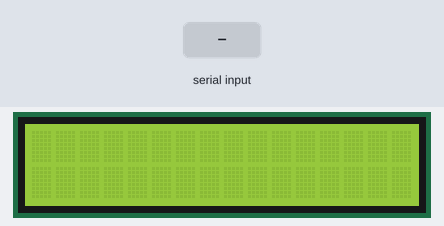
Simulated run of this sketch. Board: Arduino Uno, built with avr-gcc and run on an emulated ATmega328P. On the bench: 16×2 character LCD. The inputs (shaded band) are chosen by the test bench. What the sketch prints to the serial monitor is not drawn.

Above: at 1.2 s.
1.3 s: "1" received over the second serial link
At 1.6 s:
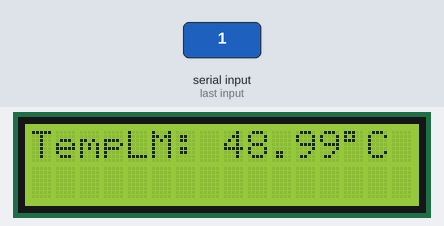
2.8 s: "0" received over the second serial link
At 4.0 s:
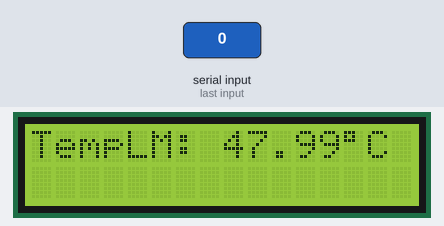
4.3 s: "2" received over the second serial link
At 5.1 s:
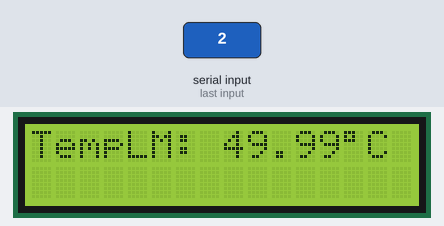
Timing chart, 0 to 7.3 s (numbered marks = the images above; inputs shaded):
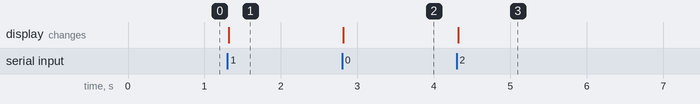

Measured:
- after the input at 1.3 s, the display: changes at once (image 1)
- after the input at 2.8 s, the display: changes at once (image 2)
- after the input at 4.3 s, the display: changes at once (image 3)

The sketch:

suart_lcd_nano.ino
```cpp
/*  Author: Arnob Karmokar
 *  ID: 16-01-05-055
 *  Created on 02 April 2019
 */
#include<SoftwareSerial.h>
#include<Wire.h>
#include<LiquidCrystal_I2C.h>
LiquidCrystal_I2C lcd(0x3F,16,2);
SoftwareSerial SUART(2,3);
float Temp;
void setup() {
  Serial.begin(9600);
  SUART.begin(9600);
  lcd.init();
  lcd.backlight();
}

void loop() {
  if(SUART.available())
  {
    lcd.clear();
    Serial.print("Received TempLM: ");
    Temp=SUART.read();
    Temp=Temp+SUART.read()/100.0;
    Serial.print(Temp);
    Serial.print("DegC");
    Serial.println("");
    lcd.setCursor(0,0);
    lcd.print("TempLM: ");
    lcd.print(Temp);
    lcd.print((char)223);
    lcd.print("C");
  }
}
```
